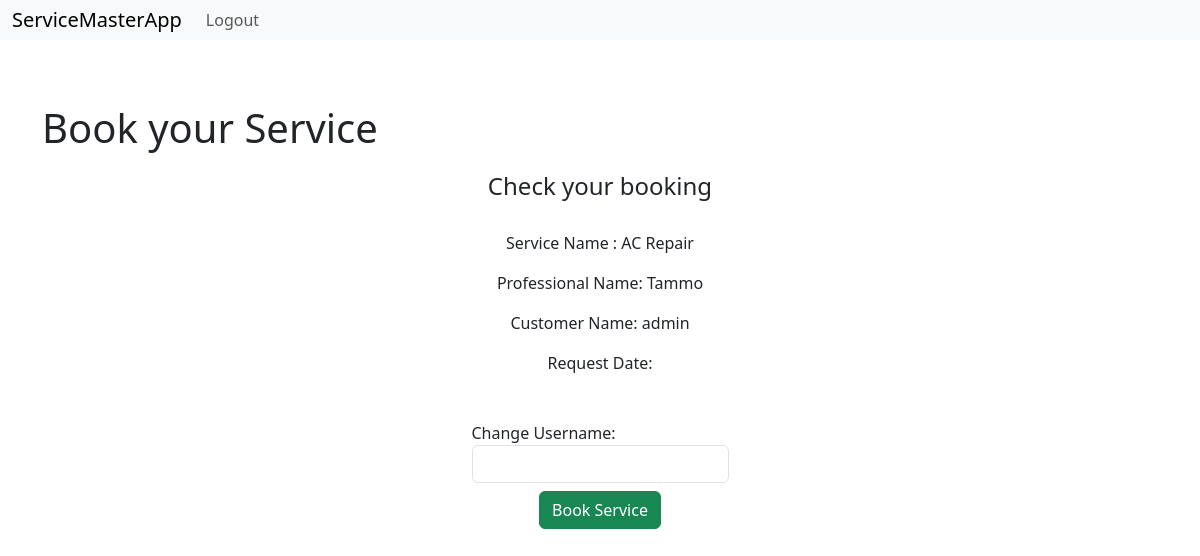
The page /cservices/1/cbookaservice/1 (signed in) on the database its author committed.
### models.py (models this page shows, shortened)
class Service(db.Model):
    __tablename__='service'
    id=db.Column(db.Integer,primary_key=True)
    name=db.Column(db.String(32),nullable=False)
    price=db.Column(db.Integer, nullable=False)
    description=db.Column(db.String(512), nullable=False)
    time=db.Column(db.Integer,nullable=False)
    professionals=db.relationship('Professional', backref='service', lazy=True)

class Professional(db.Model):
    __tablename__='professional'
    id=db.Column(db.Integer, primary_key=True)
    username=db.Column(db.String(32), nullable=False, unique=True)
    passwordhash=db.Column(db.String(512), nullable=False)
    name=db.Column(db.String(64), nullable=False)
    contact=db.Column(db.Integer, nullable=False)
    service_id=db.Column(db.Integer, db.ForeignKey('service.id'), nullable=False)
    experience=db.Column(db.Integer, nullable=False)
    pincode=db.Column(db.String(8), nullable=False)
    utype=db.Column(db.String(16), nullable=False, default='Professional')
    status=db.Column(db.String(16), nullable=True, default='Pending')
    profile=db.Column(db.String(512), nullable=False)
    @property
    def password(self):
        raise AttributeError('password is not a readable attribute')

class Customer(db.Model):
    __tablename__='customer'
    id=db.Column(db.Integer, primary_key=True)
    username=db.Column(db.String(32), nullable=False, unique=True)
    passwordhash=db.Column(db.String(512), nullable=False)
    name=db.Column(db.String(64), nullable=False)
    pincode=db.Column(db.String(8), nullable=False)
    utype=db.Column(db.String(16), nullable=False, default='Customer')
    is_admin = db.Column(db.Boolean, nullable=False, default=False)
    @property
    def password(self):
        raise AttributeError('password is not a readable attribute')

### routes.py (the view)
@app.route('/cservices/<int:service_id>/cbookaservice/<int:professional_id>')
@auth_required
def cbookaservice(service_id, professional_id):
    user=Customer.query.get(session['user_id'])
    return render_template('cbookaservice.html',user=user, services=Service.query.get(service_id), professional=Professional.query.get(professional_id))

### routes.py (called while the page is built)
def auth_required(func):
    @wraps(func)
    def inner(*args, **kwargs):
        if 'user_id' not in session:
            flash('Please Login')
            return redirect(url_for('login'))
        return func(*args, **kwargs)
    return inner

### templates/cbookaservice.html (shortened to what this page needs)
{% extends 'layout.html' %}
{% block content %}
    <h1>Book your Service</h1>
    <h4>Check your booking</h4>
    <div class="srdetails">
        <p>Service Name : {{services.name}}</p>
        <p>Professional Name: {{professional.name}}</p>
        <p>Customer Name: {{user.name}}</p>
        <p>Request Date: {{Date}}</p>
    </div>
    <form method="post">
        <label for="date" class="form-label"> Change Username:
            <input type="text" name="username" id="username" class="form-control" required>
        </label>
        <input type="submit" value="Book Service" class="btn btn-success">
    </form>
{% endblock %}

### templates/cbookaservice.html (style rules this page uses)
form, .srdetails { display: flex; flex-direction: column; align-items: center; margin: 30px; }
h1 { margin-top: 64px; }
h4 { margin-top: 20px; text-align: center; }

### rows shown on the page
Service: name "AC Repair"
Professional: name "Tammo"
Customer: name "admin"
